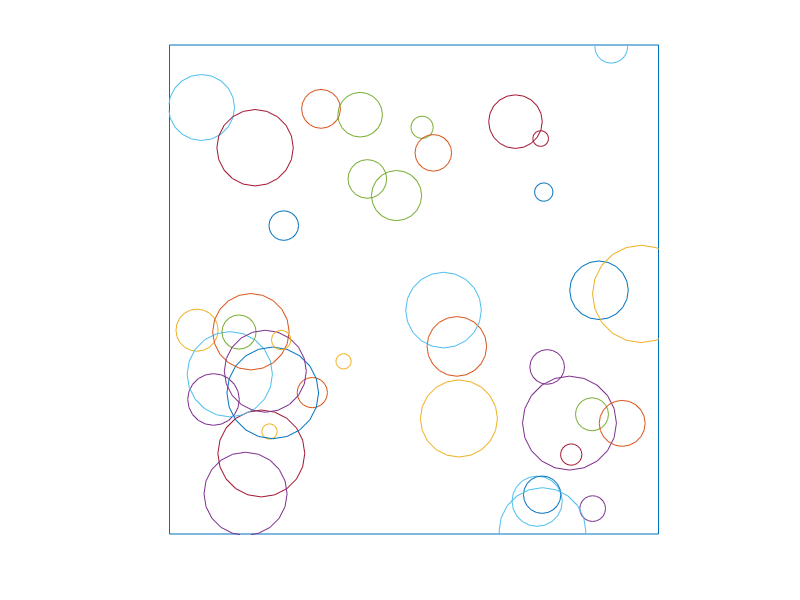

Write the MATLAB code that produced this figure.
% L2_29 plots a random bubble pattern (see Fig. 2.29).
% Copyright S. Nakamura, 1995.
set(gcf, 'NumberTitle','off','Name', 'Figure 2.29')

clear,clf, hold off
axis([-0. 1. -0. 1. ])
axis('square')
axis('off')
hold on
plot([0,1,1,0,0], [0,0,1,1,0])
h=pi/10;
t=0:h:pi*2;
xx = cos(t);
yy = sin(t);
for n=1:40
   r = rand(1)*0.1;
   xc = rand(1);
   yc = rand(1);
x = xx*r + xc;
y = yy*r + yc;
plot (x,y)
end
hold off
